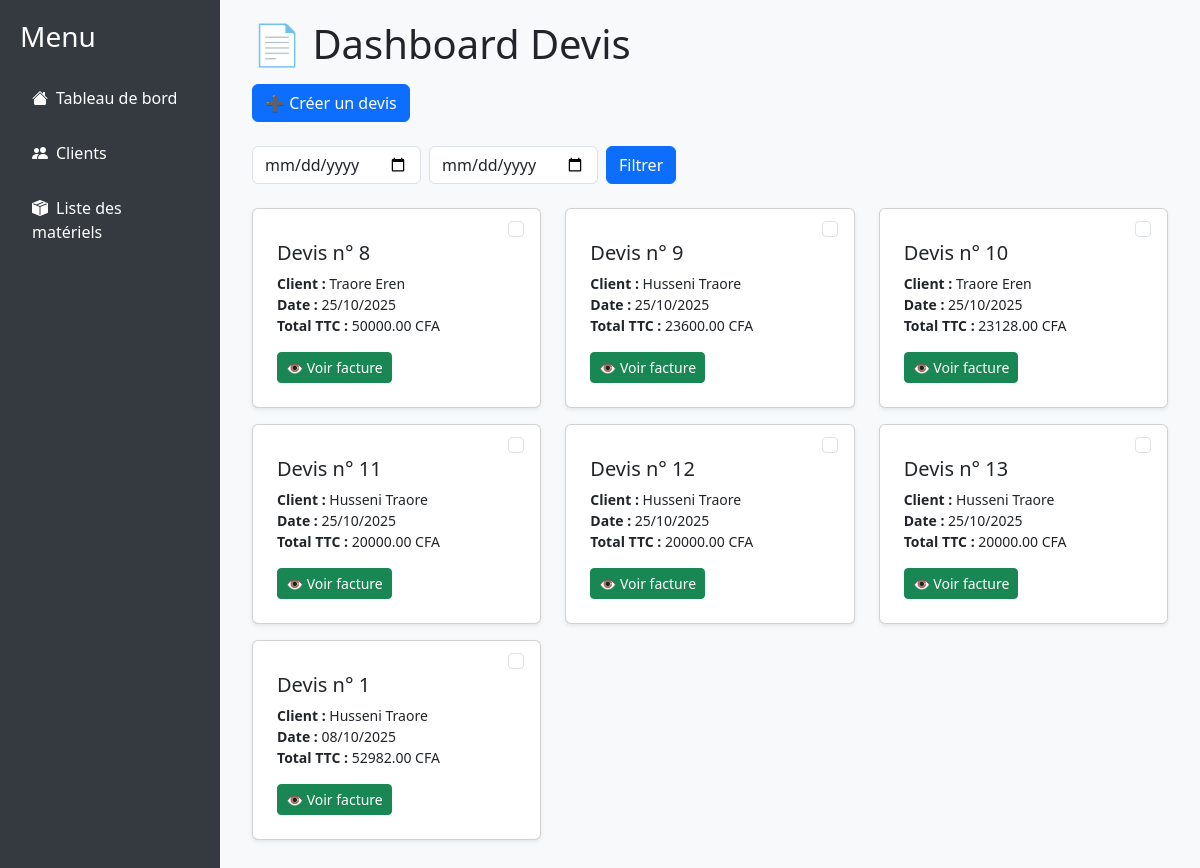
Before: / with the older database file.
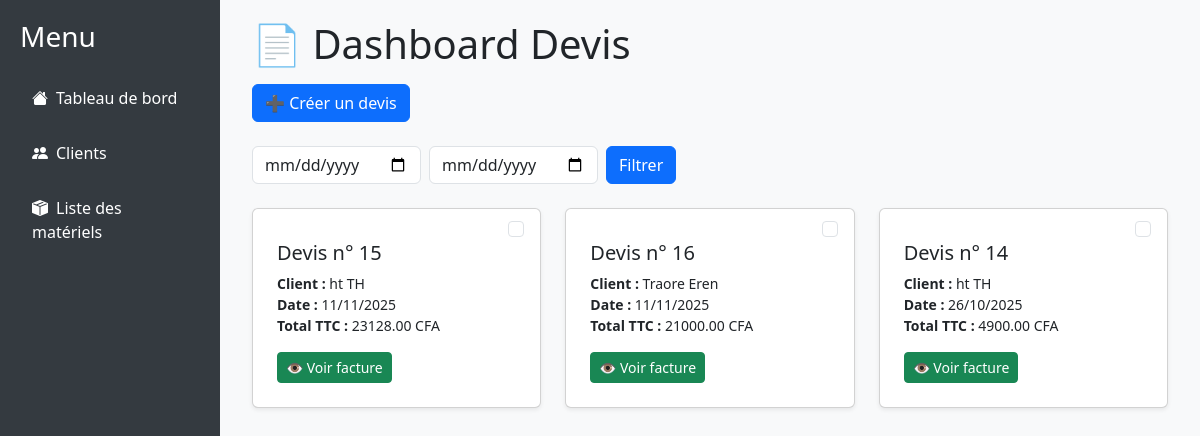
After: the same page with the newer database file.
### devis_app/models.py (models this page shows, shortened)
class Devis(models.Model):
    utilisateur = models.ForeignKey(User, on_delete=models.CASCADE, related_name="devis", null=True, blank=True)
    point_vente = models.ForeignKey(PointVente, on_delete=models.SET_NULL, null=True, blank=True)
    numero_devis = models.CharField(max_length=20, unique=True, blank=True)
    date_emission = models.DateField(default=now)
    date_validite = models.DateField(default=default_date_validite)
    date_proforma = models.DateField(default=now)
    appliquer_tva = models.BooleanField(default=True)  # <---- Nouveau champ
    REGIME_CHOICES = [
        ('TTC (CFA)', 'TTC (CFA)'),
    ]
    regime_vente = models.CharField(
        max_length=50,
        choices=REGIME_CHOICES,
        default="TTC (CFA)"
    )
    detail_proposition = models.TextField(default='', null=True, blank=True)
    slug = models.SlugField(max_length=100, unique=True, blank=True)
    total_ht = models.DecimalField(max_digits=12, decimal_places=2, default=Decimal('0.00'))
    total_remise = models.DecimalField(max_digits=12, decimal_places=2, default=Decimal('0.00'))
    total_ht_remise = models.DecimalField(max_digits=12, decimal_places=2, default=Decimal('0.00'))
    tva = models.DecimalField(max_digits=5, decimal_places=2, default=Decimal('18.00'))
    total_tva = models.DecimalField(max_digits=12, decimal_places=2, default=Decimal('0.00'))  # <--- Ajouté
    total_ttc = models.DecimalField(max_digits=12, decimal_places=2, default=Decimal('0.00'))
    total_ttc_lettres = models.CharField(max_length=255, blank=True, default='')
    qr_code = models.ImageField(upload_to='qrcodes/', blank=True, null=True)
    client = models.ForeignKey('Client', on_delete=models.SET_NULL, null=True, blank=True, related_name="devis")

class Client(models.Model):
    nom = models.CharField(max_length=100)
    prenom = models.CharField(max_length=100)
    email = models.EmailField()
    telephone = models.CharField(max_length=20, blank=True, null=True)
    adresse = models.CharField(max_length=255, blank=True, null=True)
    date_creation = models.DateTimeField(auto_now_add=True)
    slug = models.SlugField(unique=True, blank=True)
    def __str__(self):
        return f"{self.prenom} {self.nom}"

### devis_app/views.py (the view)
# urls.py: path('', views.dashboard, name='dashboard'),
def dashboard(request):
    date_debut = request.GET.get('date_debut')
    date_fin = request.GET.get('date_fin')
    devis_list = Devis.objects.all().order_by('-date_emission')
    if date_debut and date_fin:
        devis_list = devis_list.filter(
            date_emission__range=[date_debut, date_fin]
        )
    return render(request, 'dashboard.html', {'devis_list': devis_list})

### devis_app/templates/dashboard.html (shortened to what this page needs)
{% extends "base.html" %}
{% block content %}
<div class="container-fluid">
  <div class="d-flex justify-content-between align-items-center mb-3">
      <h1 class="mb-0">📄 Dashboard Devis</h1>
  </div>
  <div class="d-none d-md-flex justify-content-start mb-4 gap-2">
      <a href="{% url 'creer_devis' %}" class="btn btn-primary">➕ Créer un devis</a>
  </div>
  <form method="get" class="row g-2 mb-4">
      <div class="col-12 col-md-auto">
          <input type="date" name="date_debut" class="form-control" placeholder="Date début">
      </div>
      <div class="col-12 col-md-auto">
          <input type="date" name="date_fin" class="form-control" placeholder="Date fin">
      </div>
      <div class="col-12 col-md-auto">
          <button type="submit" class="btn btn-primary w-100">Filtrer</button>
      </div>
  </form>
  <div class="row" id="devisContainer">
      {% for devis in devis_list %}
      <div class="col-12 col-sm-6 col-md-4 mb-3 devis-card" data-id="{{ devis.id }}">
          <div class="card card-devis shadow-sm position-relative p-2">
              <div class="form-check position-absolute top-0 end-0 m-2">
                  <input type="checkbox" name="devis_ids" value="{{ devis.id }}" class="form-check-input check-devis" id="devis{{ devis.id }}">
              </div>
              <div class="card-body mt-2">
                  <h2 class="card-title fs-5">Devis n° {{ devis.id }}</h2>
                  <p class="card-text small">
                      <strong>Client :</strong> {{ devis.client }}<br>
                      <strong>Date :</strong> {{ devis.date_emission|date:"d/m/Y" }}<br>
                      <strong>Total TTC :</strong> {{ devis.total_ttc }} CFA
                  </p>
                  <a href="{% url 'devis_template' slug=devis.slug %}" class="btn btn-success btn-sm">👁 Voir facture</a>
              </div>
          </div>
      </div>
      {% empty %}
      <p class="text-muted text-center">Aucun devis trouvé.</p>
      {% endfor %}
  </div>
</div>
<div class="position-fixed bottom-0 end-0 p-3" style="z-index: 11">
</div>
{% endblock %}

### devis_app/templates/base.html (shortened to what this page needs)
{% load static %}
<!DOCTYPE html>
<html lang="fr">
<head>
    <link href="https://cdn.jsdelivr.net/npm/bootstrap@5.3.2/dist/css/bootstrap.min.css" rel="stylesheet">
    <link href="https://cdn.jsdelivr.net/npm/bootstrap-icons@1.11.1/font/bootstrap-icons.css" rel="stylesheet">
</head>
<body>
    <div class="sidebar d-flex flex-column">
        <div class="flex-grow-1">
            <h3 class="mb-4">Menu</h3>
            <ul class="list-unstyled mb-0">
                <li><a href="{% url 'dashboard' %}"><i class="bi bi-house-fill"></i>Tableau de bord</a></li>
                <li><a href="{% url 'liste_clients' %}"><i class="bi bi-people-fill"></i>Clients</a></li>
                <li><a href="{% url 'liste_materiels' %}"><i class="bi bi-box-seam-fill"></i>Liste des matériels</a></li>
            </ul>
        </div>
    </div>
    <div class="content">
        {% block content %}{% endblock %}
    </div>
</body>
</html>

### devis_app/templates/base.html (style rules this page uses)
body { display: flex; min-height: 100vh; margin: 0; background-color: #f8f9fa; }
.sidebar { min-width: 220px; max-width: 220px; background-color: #343a40; color: white; padding: 20px; display: flex; flex-direction: column; justify-content: space-between; }
.sidebar a { color: white; text-decoration: none; display: block; margin: 15px 0; }
.content { flex: 1; padding: 20px; }
.sidebar i { margin-right: 8px; }
.sidebar li a { padding: 8px 12px; border-radius: 5px; transition: all 0.3s ease; }

### devis_app/templates/dashboard.html (style rules this page uses)
.card-devis { min-height: 180px; transition: transform 0.2s ease; }

Changed rows visible on the page:
removed Devis: id "8", client "Traore Eren", date_emission "25/10/2025", total_ttc "50000.00"
removed Devis: id "9", client "Husseni Traore", date_emission "25/10/2025", total_ttc "23600.00"
removed Devis: id "10", client "Traore Eren", date_emission "25/10/2025", total_ttc "23128.00"
removed Devis: id "11", client "Husseni Traore", date_emission "25/10/2025", total_ttc "20000.00"
removed Devis: id "12", client "Husseni Traore", date_emission "25/10/2025", total_ttc "20000.00"
removed Devis: id "13", client "Husseni Traore", date_emission "25/10/2025", total_ttc "20000.00"
removed Devis: id "1", client "Husseni Traore", date_emission "08/10/2025", total_ttc "52982.00"
added Devis: id "15", client "ht TH", date_emission "11/11/2025", total_ttc "23128.00"
added Devis: id "16", client "Traore Eren", date_emission "11/11/2025", total_ttc "21000.00"
added Devis: id "14", client "ht TH", date_emission "26/10/2025", total_ttc "4900.00"
